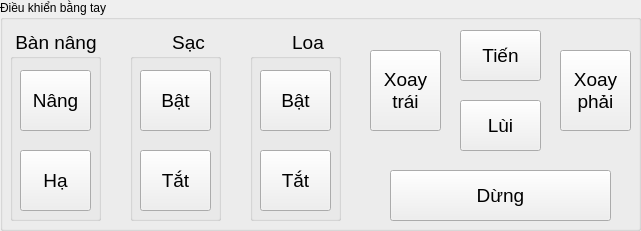
   <widget class="QGroupBox" name="gb_controlHand">
    <property name="geometry">
     <rect>
      <x>370</x>
      <y>180</y>
      <width>641</width>
      <height>231</height>
     </rect>
    </property>
    <property name="autoFillBackground">
     <bool>true</bool>
    </property>
    <property name="title">
     <string>Điều khiển bằng tay</string>
    </property>
    <widget class="QGroupBox" name="gb_lift">
     <property name="enabled">
      <bool>true</bool>
     </property>
     <property name="geometry">
      <rect>
       <x>10</x>
       <y>30</y>
       <width>91</width>
       <height>191</height>
      </rect>
     </property>
     <property name="font">
      <font>
       <pointsize>14</pointsize>
      </font>
     </property>
     <property name="title">
      <string> Bàn nâng</string>
     </property>
     <property name="flat">
      <bool>false</bool>
     </property>
     <widget class="QPushButton" name="bt_lift_up">
      <property name="geometry">
       <rect>
        <x>10</x>
        <y>40</y>
        <width>71</width>
        <height>61</height>
       </rect>
      </property>
      <property name="font">
       <font>
        <pointsize>14</pointsize>
       </font>
      </property>
      <property name="text">
       <string>Nâng</string>
      </property>
      <property name="autoRepeatDelay">
       <number>300</number>
      </property>
      <property name="autoRepeatInterval">
       <number>100</number>
      </property>
     </widget>
     <widget class="QPushButton" name="bt_lift_down">
      <property name="geometry">
       <rect>
        <x>10</x>
        <y>120</y>
        <width>71</width>
        <height>61</height>
       </rect>
      </property>
      <property name="font">
       <font>
        <pointsize>14</pointsize>
       </font>
      </property>
      <property name="text">
       <string>Hạ</string>
      </property>
      <property name="autoRepeatDelay">
       <number>300</number>
      </property>
      <property name="autoRepeatInterval">
       <number>100</number>
      </property>
     </widget>
    </widget>
    <widget class="QGroupBox" name="gb_chg">
     <property name="enabled">
      <bool>true</bool>
     </property>
     <property name="geometry">
      <rect>
       <x>130</x>
       <y>30</y>
       <width>91</width>
       <height>191</height>
      </rect>
     </property>
     <property name="font">
      <font>
       <pointsize>14</pointsize>
      </font>
     </property>
     <property name="title">
      <string>        Sạc</string>
     </property>
     <property name="flat">
      <bool>false</bool>
     </property>
     <widget class="QPushButton" name="bt_chg_on">
      <property name="geometry">
       <rect>
        <x>10</x>
        <y>40</y>
        <width>71</width>
        <height>61</height>
       </rect>
      </property>
      <property name="font">
       <font>
        <pointsize>14</pointsize>
       </font>
      </property>
      <property name="text">
       <string>Bật</string>
      </property>
      <property name="checkable">
       <bool>false</bool>
      </property>
      <property name="autoRepeat">
       <bool>true</bool>
      </property>
      <property name="autoExclusive">
       <bool>true</bool>
      </property>
      <property name="autoRepeatDelay">
       <number>300</number>
      </property>
      <property name="autoRepeatInterval">
       <number>100</number>
      </property>
      <property name="autoDefault">
       <bool>true</bool>
      </property>
      <property name="default">
       <bool>false</bool>
      </property>
      <property name="flat">
       <bool>false</bool>
      </property>
     </widget>
     <widget class="QPushButton" name="bt_chg_off">
      <property name="geometry">
       <rect>
        <x>10</x>
        <y>120</y>
        <width>71</width>
        <height>61</height>
       </rect>
      </property>
      <property name="font">
       <font>
        <pointsize>14</pointsize>
       </font>
      </property>
      <property name="text">
       <string>Tắt</string>
      </property>
      <property name="autoRepeatDelay">
       <number>300</number>
      </property>
      <property name="autoRepeatInterval">
       <number>100</number>
      </property>
     </widget>
    </widget>
    <widget class="QPushButton" name="bt_forwards">
     <property name="geometry">
      <rect>
       <x>460</x>
       <y>30</y>
       <width>81</width>
       <height>51</height>
      </rect>
     </property>
     <property name="font">
      <font>
       <pointsize>14</pointsize>
      </font>
     </property>
     <property name="text">
      <string>Tiến</string>
     </property>
    </widget>
    <widget class="QPushButton" name="bt_backwards">
     <property name="geometry">
      <rect>
       <x>460</x>
       <y>100</y>
       <width>81</width>
       <height>51</height>
      </rect>
     </property>
     <property name="font">
      <font>
       <pointsize>14</pointsize>
      </font>
     </property>
     <property name="text">
      <string>Lùi</string>
     </property>
    </widget>
    <widget class="QPushButton" name="bt_rotation_right">
     <property name="geometry">
      <rect>
       <x>560</x>
       <y>50</y>
       <width>71</width>
       <height>81</height>
      </rect>
     </property>
     <property name="font">
      <font>
       <pointsize>14</pointsize>
      </font>
     </property>
     <property name="text">
      <string>Xoay 
phải</string>
     </property>
    </widget>
    <widget class="QPushButton" name="bt_rotation_left">
     <property name="geometry">
      <rect>
       <x>370</x>
       <y>50</y>
       <width>71</width>
       <height>81</height>
      </rect>
     </property>
     <property name="font">
      <font>
       <pointsize>14</pointsize>
      </font>
     </property>
     <property name="text">
      <string>Xoay 
trái</string>
     </property>
    </widget>
    <widget class="QPushButton" name="bt_stop">
     <property name="geometry">
      <rect>
       <x>390</x>
       <y>170</y>
       <width>221</width>
       <height>51</height>
      </rect>
     </property>
     <property name="font">
      <font>
       <pointsize>14</pointsize>
      </font>
     </property>
     <property name="text">
      <string>Dừng</string>
     </property>
    </widget>
    <widget class="QGroupBox" name="gb_spk">
     <property name="enabled">
      <bool>true</bool>
     </property>
     <property name="geometry">
      <rect>
       <x>250</x>
       <y>30</y>
       <width>91</width>
       <height>191</height>
      </rect>
     </property>
     <property name="font">
      <font>
       <pointsize>14</pointsize>
      </font>
     </property>
     <property name="title">
      <string>        Loa</string>
     </property>
     <property name="flat">
      <bool>false</bool>
     </property>
     <widget class="QPushButton" name="bt_spk_on">
      <property name="geometry">
       <rect>
        <x>10</x>
        <y>40</y>
        <width>71</width>
        <height>61</height>
       </rect>
      </property>
      <property name="font">
       <font>
        <pointsize>14</pointsize>
       </font>
      </property>
      <property name="text">
       <string>Bật</string>
      </property>
     </widget>
     <widget class="QPushButton" name="bt_spk_off">
      <property name="geometry">
       <rect>
        <x>10</x>
        <y>120</y>
        <width>71</width>
        <height>61</height>
       </rect>
      </property>
      <property name="font">
       <font>
        <pointsize>14</pointsize>
       </font>
      </property>
      <property name="text">
       <string>Tắt</string>
      </property>
     </widget>
    </widget>
   </widget>
